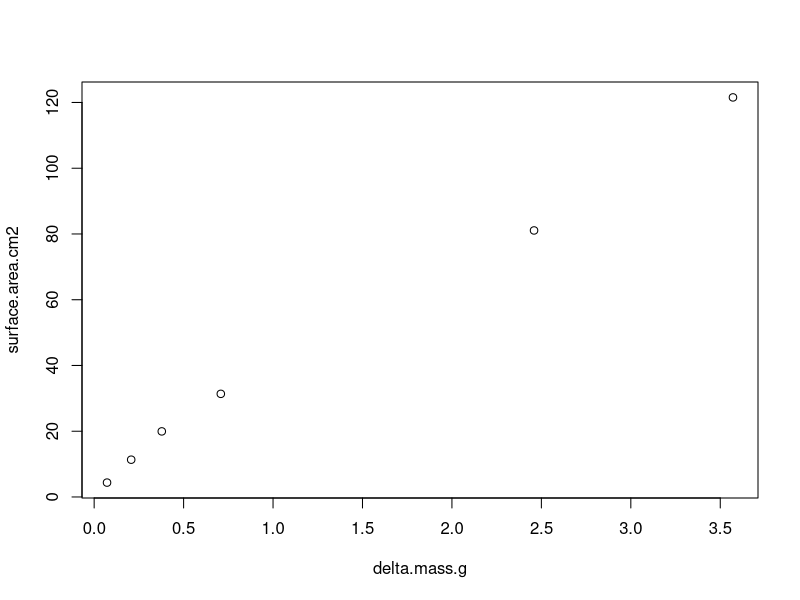

Reproduce this figure in R.
## ---- chunk 1
knitr::opts_chunk$set(echo = TRUE, warning = FALSE, message = FALSE)

## install packages if you dont already have them
if (!require("tidyverse")) install.packages("tidyverse")

# load packages
library(tidyverse)
## ---- chunk 2

#load wax data
wax.data <- read.csv("data_pocillopora_timeseries/2_February_2022/2_surface_area_data.csv", header=TRUE)

wax.data$delta.mass.g <- wax.data$weight2.g-wax.data$weight1.g
stnds <- subset(wax.data, Sample=="Standard")
stnds <- stnds[-1,] # the largest data point was an artifact outlier. It was removed, as it had bubbles of air escape the wooden sphere, leaving gaps in the wax

#calculate the surface area of the spherical standards from the diameter
stnds$rad <- stnds$Diameter/2
stnds$surface.area.cm2 <- 4*pi*(stnds$rad)^2

# calculate the curve coefficients for slope and intercept to apply as the standard
stnd.curve <- lm(surface.area.cm2~delta.mass.g, data=stnds)
plot(surface.area.cm2~delta.mass.g, data=stnds)
stnd.curve$coefficients
summary(stnd.curve)$r.squared #r-squared 


## ---- chunk 3
#Calculate surface area using the standard curve
smpls <- subset(wax.data, Sample=="Coral")
smpls$surface.area.cm2 <- stnd.curve$coefficients[2] * smpls$delta.mass.g + stnd.curve$coefficients[1]

#select the samples only
smpls <- smpls %>%
  select(-Sample, -Diameter)

smpls %>%
  count(colony_id) %>% arrange(n)

#check the range to make sure your samples fall within the range of the standards
range(smpls$surface.area.cm2)
range(stnds$surface.area.cm2)

#Save the output for use in normilzation for phys assays
smpls%>%
  mutate(timepoint="FEB")%>%
  select(colony_id, surface.area.cm2, timepoint)%>%
    write_csv("data_pocillopora_timeseries/2_February_2022/2_surface.area.calc.csv")
